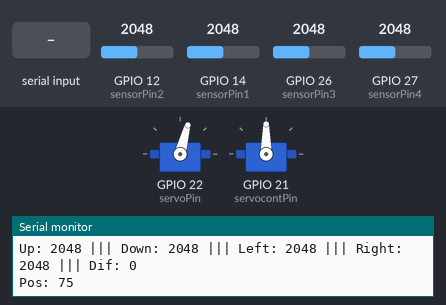
A sketch run on a simulated ESP32. Parts: 2 × servo, the last lines printed to the serial monitor. The test bench sets the inputs (shaded band); at power-on: GPIO 27 (sensorPin4) = 2048, GPIO 26 (sensorPin3) = 2048, GPIO 12 (sensorPin2) = 2048, GPIO 14 (sensorPin1) = 2048.

Above: at 1.2 s.
1.3 s: GPIO 27 (sensorPin4) set to 2098
At 1.55 s:
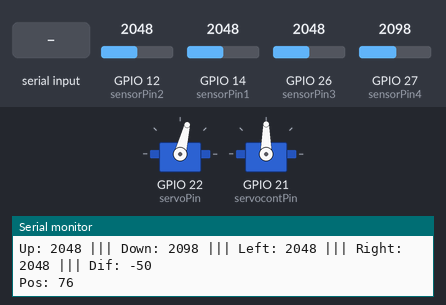
3.8 s: "d" received over Serial
At 4.01 s:
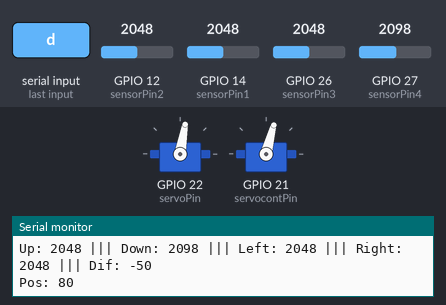
5.5 s: GPIO 26 (sensorPin3) set to 2140
At 8.3 s:
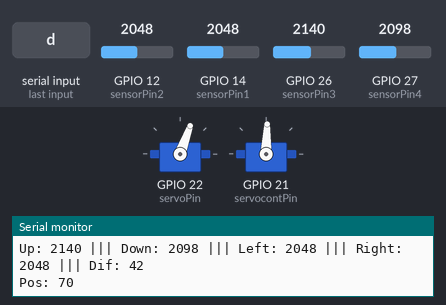
8.5 s: "d" received over Serial
At 9.6 s:
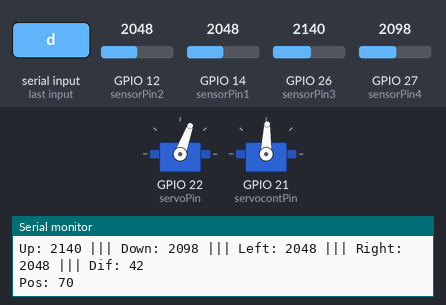
10.3 s: GPIO 27 (sensorPin4) set to 2866
At 10.53 s:
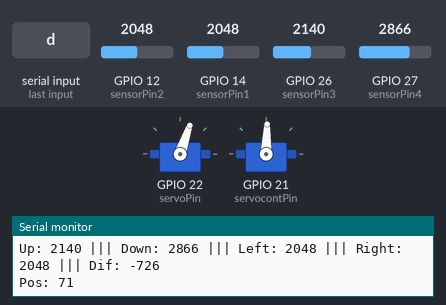
13.3 s: GPIO 27 (sensorPin4) set to 1228
At 13.54 s:
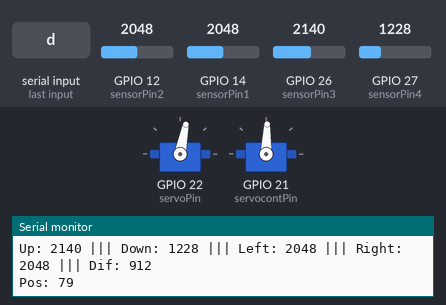
Timing chart, 0 to 17.0 s (numbered marks = the images above; inputs shaded):
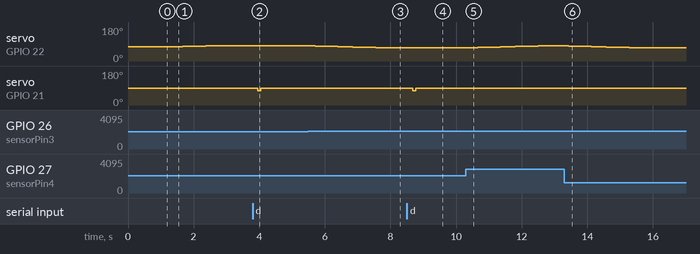

The sketch:

moveGlass.ino
```cpp
//cosntants for the pins where sensors are plugged into.
const int sensorPin1 = 14;
const int sensorPin2 = 12;

const int sensorPin3 = 26;
const int sensorPin4 = 27;

bool horizontalRead = false;
#include <TinyStepper_28BYJ_48.h>


int lightVal1;   // light reading
int lightVal2;   // light reading
int lightVal3;   // light reading
int lightVal4;   // light reading

int horDif;
int vertDif;


const int MOTOR_IN1_PIN = 15;
const int MOTOR_IN2_PIN = 2;
const int MOTOR_IN3_PIN = 0;
const int MOTOR_IN4_PIN = 4;
const int STEPS_PER_REVOLUTION = 2048;
//
// create the stepper motor object
//
TinyStepper_28BYJ_48 stepper;

#include <ESP32Servo.h>

Servo myservo;  // create servo object to control a servo
int pos = 75;    // variable to store the servo position
int servoPin = 22;

Servo mycontservo;  // create servo object to control a servo
int servocontPin = 21;


void setup()
{

  ESP32PWM::allocateTimer(0);
  ESP32PWM::allocateTimer(1);
  ESP32PWM::allocateTimer(2);
  ESP32PWM::allocateTimer(3);
  myservo.setPeriodHertz(50);    // standard 50 hz servo
  myservo.attach(servoPin, 500, 2700); // attaches the servo on pin 18 to the servo object

  mycontservo.setPeriodHertz(50);    // standard 50 hz servo
  mycontservo.attach(servocontPin, 500, 2700); // attaches the servo on pin 18 to the servo object


  // We'll set up the LED pin to be an output.
  pinMode(sensorPin1, INPUT);
  pinMode(sensorPin2, INPUT);
  pinMode(sensorPin3, INPUT);
  pinMode(sensorPin4, INPUT);

  stepper.connectToPins(MOTOR_IN1_PIN, MOTOR_IN2_PIN, MOTOR_IN3_PIN, MOTOR_IN4_PIN);
  stepper.setSpeedInStepsPerSecond(256);
  stepper.setAccelerationInStepsPerSecondPerSecond(512);
  Serial.begin(115200);

  myservo.write(80);
  //we will take a single reading from the light sensor and store it in the lightCal        //variable. This will give us a prelinary value to compare against in the loop
}

char incomingByte; // for incoming serial data

void loop()
{

  if (Serial.available() > 0) {
    // read the incoming byte:
    incomingByte = Serial.read();
    if(incomingByte=='u')
    {
      mycontservo.write(96);
      delay(100);
      mycontservo.write(87);
    }
    if(incomingByte=='d')
    {
      mycontservo.write(75);
      delay(100);
      mycontservo.write(88);
    }
  }

  //  mycontservo.write(105);
  lightVal1 = analogRead(sensorPin1); // read the current light levels
  lightVal2 = analogRead(sensorPin2); // read the current light levels

  lightVal3 = analogRead(sensorPin3); // read the current light levels
  lightVal4 = analogRead(sensorPin4); // read the current light levels


  //if lightVal is less than our initial reading withing a threshold then it is dark.
  //  Serial.print("Left: ");
  //  Serial.println(lightVal1);
  //  Serial.print("Right: ");
  //  Serial.println(lightVal2);

  //  Serial.print("Up: ");
  //  Serial.println(lightVal3);
  //  Serial.print("Down: ");
  //  Serial.println(lightVal4);

  horDif = lightVal1 - lightVal2;
  vertDif = lightVal3 - lightVal4;

  //  Serial.println(horDif);
  if (horizontalRead == false)
  {
    if (horDif > 5)
    {
      stepper.moveRelativeInSteps(-1);
      return;

    }
    if (horDif < -5)
    {
      stepper.moveRelativeInSteps(1);
      return;

    }
  }
  horizontalRead = true;
  Serial.print("Up: ");
  Serial.print(lightVal3);
  Serial.print(" ||| Down: ");
  Serial.print(lightVal4);

  Serial.print(" ||| Left: ");
  Serial.print(lightVal1);
  Serial.print(" ||| Right: ");
  Serial.print(lightVal2);


  Serial.print(" ||| Dif: ");
  Serial.println(vertDif);


  if (vertDif > 15)
  {
    pos -= 1;
    delay(30);
  }
  if (vertDif < -15)
  {

    pos += 1;
    delay(30);
  }

  if (pos < 70)
  {
    pos = 70;
  }
  if (pos > 80)
  {
    pos = 80;
  }
  Serial.print("Pos: ");
  Serial.println(pos);
  myservo.write(pos);

  //  mycontservo.write(105);


  delay(200);
}
```

Measured:
- the behaviour switches between 2113 and 2114 on GPIO 26 (sensorPin3) (found by bisection; images 2 and 3)
- after the input at 1.3 s, servo on GPIO 22 (servoPin): moves from 75° to 80° over 0.92 s, starting after 0.14 s
- after the input at 3.8 s, servo on GPIO 21 (servocontPin): 90° → 75° after 0.15 s, → 88° 0.10 s later
- after the input at 5.5 s, servo on GPIO 22 (servoPin): moves from 80° to 70° over 2.1 s, starting after 0.20 s
- after the input at 8.5 s, servo on GPIO 21 (servocontPin): 88° → 75° after 0.17 s, → 88° 0.10 s later
- after the input at 10.3 s, servo on GPIO 22 (servoPin): moves from 70° to 80° over 2.1 s, starting after 0.12 s
- after the input at 13.3 s, servo on GPIO 22 (servoPin): moves from 80° to 70° over 2.1 s, starting after 0.13 s
